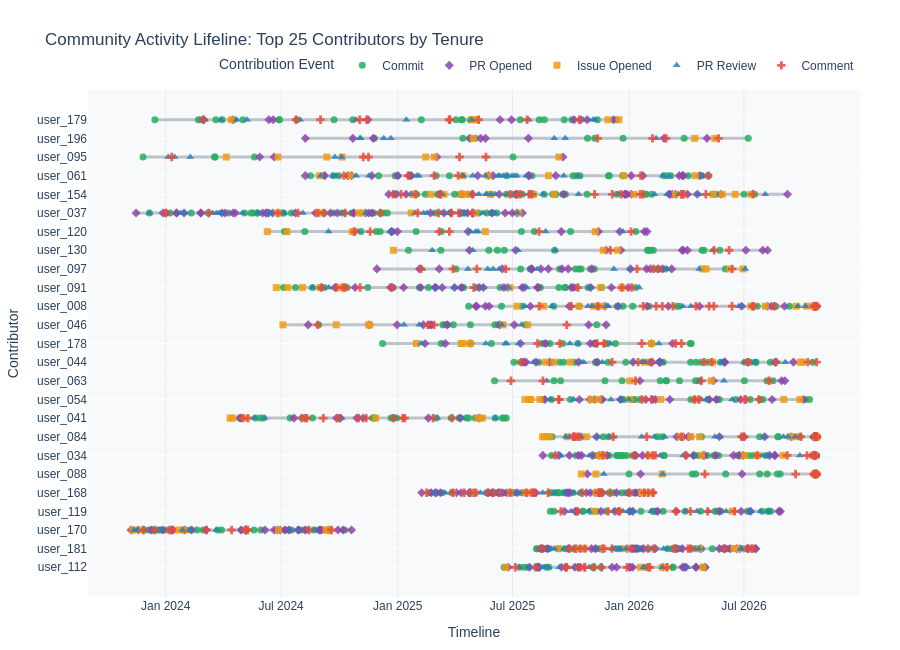

The notebook cell this image was saved under:
### Markdown cell above
## Visualization 4: Stacked Community Activity Lifeline (Gantt View)

Direct implementation of the Gantt activity chart specified by James Kunstle:
* **Y-axis**: Individual contributors ordered by tenure (longest tenure at the top).
* **X-axis**: Project timeline.
* **Horizontal lifeline**: Spanning from a contributor's first contribution $t$ to final contribution $T$.
* **Event Markers**: Individual actions plotted along the timeline with color coding:
  * Issue Opened (`#E5A93C`)
  * Pull Request Opened (`#8E44AD`)
  * Code Review (`#2980B9`)
  * Discussion / Comment (`#C0392B`)
  * Commit (`#27AE60`)

### Code cell
def plot_contributor_gantt_activity(df_actions: pd.DataFrame, cntrb_df: pd.DataFrame, top_n: int = 25):
    """
    Renders stacked Gantt timeline of contributor activity with color-coded event markers.
    """
    top_contributors = cntrb_df.sort_values(by="tenure_days", ascending=False).head(top_n).copy()
    top_contributors = top_contributors.sort_values(by="tenure_days", ascending=True)
    selected_ids = top_contributors["cntrb_id"].tolist()
    
    sub_actions = df_actions[df_actions["cntrb_id"].isin(selected_ids)].copy()
    
    fig = go.Figure()
    
    # 1. Add horizontal tenure lines
    for _, row in top_contributors.iterrows():
        fig.add_trace(go.Scatter(
            x=[row["first_contribution"], row["last_contribution"]],
            y=[row["login"], row["login"]],
            mode="lines",
            line=dict(color="#BDC3C7", width=3),
            hoverinfo="skip",
            showlegend=False
        ))
        
    # 2. Add color-coded action scatter markers
    event_colors = {
        "commit": ("Commit", "#27AE60", "circle"),
        "pr_opened": ("PR Opened", "#8E44AD", "diamond"),
        "issue_opened": ("Issue Opened", "#F39C12", "square"),
        "pr_review": ("PR Review", "#2980B9", "triangle-up"),
        "issue_comment": ("Comment", "#E74C3C", "cross"),
        "pr_comment": ("Comment", "#E74C3C", "cross"),
    }
    
    plotted_groups = set()
    
    for action_key, (action_label, color, symbol) in event_colors.items():
        act_subset = sub_actions[sub_actions["action"] == action_key]
        if act_subset.empty:
            continue
            
        show_leg = action_label not in plotted_groups
        plotted_groups.add(action_label)
        
        fig.add_trace(go.Scatter(
            x=act_subset["created_at"],
            y=act_subset["login"],
            mode="markers",
            name=action_label,
            marker=dict(color=color, size=7, symbol=symbol, opacity=0.85),
            legendgroup=action_label,
            showlegend=show_leg,
            hovertemplate="<b>Contributor:</b> %{y}<br><b>Action:</b> " + action_label + "<br><b>Date:</b> %{x|%Y-%m-%d}<extra></extra>"
        ))
        
    fig.update_layout(
        title=f"Community Activity Lifeline: Top {top_n} Contributors by Tenure",
        xaxis=dict(title="Timeline", showgrid=True, gridcolor="rgba(0,0,0,0.06)"),
        yaxis=dict(title="Contributor", tickmode="linear", dtick=1),
        plot_bgcolor="rgba(248, 249, 250, 1)",
        paper_bgcolor="white",
        font=dict(family="Arial, sans-serif", size=12),
        legend=dict(title="Contribution Event", orientation="h", yanchor="bottom", y=1.02, xanchor="right", x=1),
        height=max(600, top_n * 26),
        margin=dict(l=80, r=40, t=90, b=50),
    )
    
    return fig

fig4 = plot_contributor_gantt_activity(df_actions, cntrb_df, top_n=25)
fig4.show()

### Figure 1 — Plotly figure (JSON) as saved in the notebook; plotly's stock layout.template omitted (floating-point values rounded to 4 significant figures; data arrays with more than 128 entries replaced by an {"elided": "..."} marker saying what was removed)
{"data": [{"hoverinfo": "skip", "line": {"color": "#BDC3C7", "width": 3}, "mode": "lines", "showlegend": false, "type": "scatter", "x": ["2025-06-17T15:55:13.374830+00:00", "2026-04-30T22:07:18.884805+00:00"], "y": ["user_112", "user_112"]}, {"hoverinfo": "skip", "line": {"color": "#BDC3C7", "width": 3}, "mode": "lines", "showlegend": false, "type": "scatter", "x": ["2025-08-07T16:17:33.848827+00:00", "2026-07-19T16:07:14.242092+00:00"], "y": ["user_181", "user_181"]}, {"hoverinfo": "skip", "line": {"color": "#BDC3C7", "width": 3}, "mode": "lines", "showlegend": false, "type": "scatter", "x": ["2023-11-07T05:43:55.901756+00:00", "2024-10-20T02:06:04.909519+00:00"], "y": ["user_170", "user_170"]}, {"hoverinfo": "skip", "line": {"color": "#BDC3C7", "width": 3}, "mode": "lines", "showlegend": false, "type": "scatter", "x": ["2025-08-29T16:23:33.623065+00:00", "2026-08-27T13:06:09.701416+00:00"], "y": ["user_119", "user_119"]}, {"hoverinfo": "skip", "line": {"color": "#BDC3C7", "width": 3}, "mode": "lines", "showlegend": false, "type": "scatter", "x": ["2025-02-07T16:58:12.581796+00:00", "2026-02-07T16:49:29.280825+00:00"], "y": ["user_168", "user_168"]}, {"hoverinfo": "skip", "line": {"color": "#BDC3C7", "width": 3}, "mode": "lines", "showlegend": false, "type": "scatter", "x": ["2025-10-17T12:39:32.208181+00:00", "2026-10-24T02:19:02.528953+00:00"], "y": ["user_088", "user_088"]}, {"hoverinfo": "skip", "line": {"color": "#BDC3C7", "width": 3}, "mode": "lines", "showlegend": false, "type": "scatter", "x": ["2025-08-17T20:52:20.586629+00:00", "2026-10-23T12:50:08.911390+00:00"], "y": ["user_034", "user_034"]}, {"hoverinfo": "skip", "line": {"color": "#BDC3C7", "width": 3}, "mode": "lines", "showlegend": false, "type": "scatter", "x": ["2025-08-17T12:00:59.200266+00:00", "2026-10-24T06:39:48.473696+00:00"], "y": ["user_084", "user_084"]}, {"hoverinfo": "skip", "line": {"color": "#BDC3C7", "width": 3}, "mode": "lines", "showlegend": false, "type": "scatter", "x": ["2024-04-11T12:40:57.431034+00:00", "2025-06-21T04:22:08.725250+00:00"], "y": ["user_041", "user_041"]}, {"hoverinfo": "skip", "line": {"color": "#BDC3C7", "width": 3}, "mode": "lines", "showlegend": false, "type": "scatter", "x": ["2025-07-20T14:29:29.881117+00:00", "2026-10-12T11:01:47.279691+00:00"], "y": ["user_054", "user_054"]}, {"hoverinfo": "skip", "line": {"color": "#BDC3C7", "width": 3}, "mode": "lines", "showlegend": false, "type": "scatter", "x": ["2025-06-02T15:00:13.571359+00:00", "2026-09-03T18:13:55.348522+00:00"], "y": ["user_063", "user_063"]}, {"hoverinfo": "skip", "line": {"color": "#BDC3C7", "width": 3}, "mode": "lines", "showlegend": false, "type": "scatter", "x": ["2025-07-03T04:22:13.196609+00:00", "2026-10-23T14:20:15.046410+00:00"], "y": ["user_044", "user_044"]}, {"hoverinfo": "skip", "line": {"color": "#BDC3C7", "width": 3}, "mode": "lines", "showlegend": false, "type": "scatter", "x": ["2024-12-08T00:45:10.267573+00:00", "2026-04-08T22:40:34.283740+00:00"], "y": ["user_178", "user_178"]}, {"hoverinfo": "skip", "line": {"color": "#BDC3C7", "width": 3}, "mode": "lines", "showlegend": false, "type": "scatter", "x": ["2024-07-03T21:21:16.774016+00:00", "2025-11-25T16:18:32.762572+00:00"], "y": ["user_046", "user_046"]}, {"hoverinfo": "skip", "line": {"color": "#BDC3C7", "width": 3}, "mode": "lines", "showlegend": false, "type": "scatter", "x": ["2025-04-22T20:50:07.569471+00:00", "2026-10-24T01:35:36.410607+00:00"], "y": ["user_008", "user_008"]}, {"hoverinfo": "skip", "line": {"color": "#BDC3C7", "width": 3}, "mode": "lines", "showlegend": false, "type": "scatter", "x": ["2024-06-23T09:28:05.924878+00:00", "2026-01-16T21:15:40.936508+00:00"], "y": ["user_091", "user_091"]}, {"hoverinfo": "skip", "line": {"color": "#BDC3C7", "width": 3}, "mode": "lines", "showlegend": false, "type": "scatter", "x": ["2024-11-29T01:32:17.042533+00:00", "2026-07-03T00:41:27.419610+00:00"], "y": ["user_097", "user_097"]}, {"hoverinfo": "skip", "line": {"color": "#BDC3C7", "width": 3}, "mode": "lines", "showlegend": false, "type": "scatter", "x": ["2024-12-25T01:02:40.032313+00:00", "2026-08-07T06:03:53.544740+00:00"], "y": ["user_130", "user_130"]}, {"hoverinfo": "skip", "line": {"color": "#BDC3C7", "width": 3}, "mode": "lines", "showlegend": false, "type": "scatter", "x": ["2024-06-09T04:50:10.527289+00:00", "2026-01-29T02:53:50.247546+00:00"], "y": ["user_120", "user_120"]}, {"hoverinfo": "skip", "line": {"color": "#BDC3C7", "width": 3}, "mode": "lines", "showlegend": false, "type": "scatter", "x": ["2023-11-15T07:01:15.401462+00:00", "2025-07-16T18:15:34.090726+00:00"], "y": ["user_037", "user_037"]}, {"hoverinfo": "skip", "line": {"color": "#BDC3C7", "width": 3}, "mode": "lines", "showlegend": false, "type": "scatter", "x": ["2024-12-17T17:02:33.297897+00:00", "2026-09-07T17:24:24.300506+00:00"], "y": ["user_154", "user_154"]}, {"hoverinfo": "skip", "line": {"color": "#BDC3C7", "width": 3}, "mode": "lines", "showlegend": false, "type": "scatter", "x": ["2024-08-08T02:14:12.900778+00:00", "2026-05-06T06:45:08.511470+00:00"], "y": ["user_061", "user_061"]}, {"hoverinfo": "skip", "line": {"color": "#BDC3C7", "width": 3}, "mode": "lines", "showlegend": false, "type": "scatter", "x": ["2023-11-26T05:29:57.243374+00:00", "2025-09-18T16:26:46.276910+00:00"], "y": ["user_095", "user_095"]}, {"hoverinfo": "skip", "line": {"color": "#BDC3C7", "width": 3}, "mode": "lines", "showlegend": false, "type": "scatter", "x": ["2024-08-08T05:26:49.165100+00:00", "2026-07-07T20:28:39.766344+00:00"], "y": ["user_196", "user_196"]}, {"hoverinfo": "skip", "line": {"color": "#BDC3C7", "width": 3}, "mode": "lines", "showlegend": false, "type": "scatter", "x": ["2023-12-14T21:04:35.622896+00:00", "2025-12-15T19:53:28.183905+00:00"], "y": ["user_179", "user_179"]}, {"hovertemplate": "<b>Contributor:</b> %{y}<br><b>Action:</b> Commit<br><b>Date:</b> %{x|%Y-%m-%d}<extra></extra>", "legendgroup": "Commit", "marker": {"color": "#27AE60", "opacity": 0.85, "size": 7, "symbol": "circle"}, "mode": "markers", "name": "Commit", "showlegend": true, "type": "scatter", "x": {"elided": "552 str values"}, "y": {"elided": "552 str values"}}, {"hovertemplate": "<b>Contributor:</b> %{y}<br><b>Action:</b> PR Opened<br><b>Date:</b> %{x|%Y-%m-%d}<extra></extra>", "legendgroup": "PR Opened", "marker": {"color": "#8E44AD", "opacity": 0.85, "size": 7, "symbol": "diamond"}, "mode": "markers", "name": "PR Opened", "showlegend": true, "type": "scatter", "x": {"elided": "441 str values"}, "y": {"elided": "441 str values"}}, {"hovertemplate": "<b>Contributor:</b> %{y}<br><b>Action:</b> Issue Opened<br><b>Date:</b> %{x|%Y-%m-%d}<extra></extra>", "legendgroup": "Issue Opened", "marker": {"color": "#F39C12", "opacity": 0.85, "size": 7, "symbol": "square"}, "mode": "markers", "name": "Issue Opened", "showlegend": true, "type": "scatter", "x": {"elided": "180 str values"}, "y": {"elided": "180 str values"}}, {"hovertemplate": "<b>Contributor:</b> %{y}<br><b>Action:</b> PR Review<br><b>Date:</b> %{x|%Y-%m-%d}<extra></extra>", "legendgroup": "PR Review", "marker": {"color": "#2980B9", "opacity": 0.85, "size": 7, "symbol": "triangle-up"}, "mode": "markers", "name": "PR Review", "showlegend": true, "type": "scatter", "x": {"elided": "324 str values"}, "y": {"elided": "324 str values"}}, {"hovertemplate": "<b>Contributor:</b> %{y}<br><b>Action:</b> Comment<br><b>Date:</b> %{x|%Y-%m-%d}<extra></extra>", "legendgroup": "Comment", "marker": {"color": "#E74C3C", "opacity": 0.85, "size": 7, "symbol": "cross"}, "mode": "markers", "name": "Comment", "showlegend": true, "type": "scatter", "x": {"elided": "135 str values"}, "y": {"elided": "135 str values"}}, {"hovertemplate": "<b>Contributor:</b> %{y}<br><b>Action:</b> Comment<br><b>Date:</b> %{x|%Y-%m-%d}<extra></extra>", "legendgroup": "Comment", "marker": {"color": "#E74C3C", "opacity": 0.85, "size": 7, "symbol": "cross"}, "mode": "markers", "name": "Comment", "showlegend": false, "type": "scatter", "x": ["2023-11-26T21:09:49.293228", "2023-12-31T20:00:59.607872", "2024-03-05T09:58:34.608854", "2024-05-06T11:11:40.337728", "2024-05-09T22:39:32.604103", "2024-06-26T02:06:48.219799", "2024-08-02T18:28:57.557460", "2024-08-10T18:20:48.993418", "2024-08-27T20:14:58.550221", "2024-08-28T08:34:53.233541", "2024-09-01T05:23:52.431656", "2024-09-02T13:02:21.686466", "2024-09-06T16:30:57.122029", "2024-09-26T07:44:13.505689", "2024-10-06T10:56:42.164017", "2024-10-08T00:00:41.347109", "2024-10-10T02:50:03.150174", "2024-11-02T00:10:05.190498", "2024-11-02T14:03:41.346675", "2024-11-15T20:39:43.066361", "2024-11-18T09:42:57.849583", "2024-12-04T12:54:22.205095", "2024-12-22T07:03:23.253852", "2024-12-24T21:03:09.768799", "2025-01-06T06:45:59.112633", "2025-01-11T21:39:35.651339", "2025-02-01T14:43:08.044349", "2025-02-27T03:46:06.594379", "2025-03-06T07:07:01.495910", "2025-03-08T10:21:14.664374", "2025-03-22T23:13:10.935747", "2025-03-24T08:54:04.468637", "2025-03-26T15:32:59.086714", "2025-03-29T06:22:36.210132", "2025-04-08T08:54:13.553130", "2025-04-28T19:11:52.422734", "2025-05-03T08:17:25.484061", "2025-05-08T12:02:58.358616", "2025-06-10T20:06:04.317755", "2025-07-05T10:03:03.308272", "2025-07-14T22:53:55.769574", "2025-07-22T23:12:03.806524", "2025-07-24T02:53:57.927426", "2025-07-31T09:25:42.581646", "2025-08-06T16:24:14.950411", "2025-08-09T09:43:51.984564", "2025-08-12T00:09:36.908476", "2025-08-26T06:26:59.082315", "2025-09-11T15:37:27.183532", "2025-09-13T09:15:37.585714", "2025-09-24T13:04:20.330642", "2025-09-28T11:42:01.995023", "2025-10-06T13:44:32.682573", "2025-10-11T11:10:19.704144", "2025-10-12T09:29:35.902557", "2025-10-12T20:32:12.513292", "2025-10-15T21:20:07.903508", "2025-10-22T21:26:36.815826", "2025-10-22T23:24:02.469452", "2025-10-23T04:39:14.363548", "2025-11-07T10:14:36.096456", "2025-11-13T02:56:24.863906", "2025-11-18T09:30:37.092013", "2025-11-21T06:40:08.869328", "2025-11-21T22:05:39.273574", "2025-11-22T01:31:30.298311", "2025-12-01T22:26:25.103861", "2025-12-05T02:58:42.455155", "2025-12-06T20:11:47.622764", "2025-12-19T01:32:13.194198", "2025-12-20T17:04:04.342300", "2026-01-01T20:23:11.171291", "2026-01-04T00:50:31.937064", "2026-01-04T23:54:40.925588", "2026-01-13T10:10:12.284305", "2026-01-21T05:38:02.481369", "2026-01-22T02:56:09.264777", "2026-01-23T02:47:20.024566", "2026-01-24T23:56:27.481737", "2026-01-28T16:47:19.084500", "2026-01-29T21:48:07.116019", "2026-01-30T14:06:31.778485", "2026-01-30T21:03:30.069135", "2026-01-30T22:16:26.977926", "2026-02-05T02:00:24.403395", "2026-02-06T20:32:56.653271", "2026-02-07T08:32:00.420664", "2026-02-08T08:12:29.707695", "2026-02-12T15:40:58.044407", "2026-02-15T23:33:04.878309", "2026-02-22T07:29:13.503171", "2026-02-28T08:21:19.939398", "2026-03-01T21:46:23.910621", "2026-03-12T23:26:06.399264", "2026-03-15T15:16:51.849939", "2026-03-24T11:35:11.672356", "2026-03-24T17:37:58.969743", "2026-03-25T04:21:25.615978", "2026-03-28T08:52:13.496260", "2026-04-03T19:48:32.249076", "2026-04-20T23:11:39.706342", "2026-04-24T23:20:41.044593", "2026-05-05T18:01:44.140132", "2026-05-11T04:40:48.229033", "2026-05-15T03:04:14.500319", "2026-06-12T07:32:59.620707", "2026-07-02T03:51:09.922412", "2026-07-07T01:07:45.654245", "2026-07-07T07:02:26.275572", "2026-07-08T01:28:05.626300", "2026-07-14T13:07:56.516798", "2026-07-16T04:02:06.857632", "2026-07-22T01:46:20.806336", "2026-08-17T23:38:35.540446", "2026-10-08T11:02:07.490536", "2026-10-09T17:53:25.024857", "2026-10-18T04:10:29.407863", "2026-10-20T01:31:13.163211", "2026-10-21T01:15:03.063617", "2026-10-21T16:16:13.347418", "2026-10-22T20:55:42.422607", "2026-10-23T14:42:46.504415", "2026-10-23T23:53:04.437844", "2026-10-24T00:16:11.170565", "2026-10-24T01:35:36.410607"], "y": ["user_170", "user_037", "user_170", "user_170", "user_041", "user_037", "user_041", "user_041", "user_046", "user_037", "user_179", "user_091", "user_037", "user_091", "user_091", "user_061", "user_037", "user_179", "user_091", "user_095", "user_120", "user_037", "user_091", "user_041", "user_154", "user_041", "user_037", "user_046", "user_037", "user_154", "user_179", "user_179", "user_037", "user_168", "user_095", "user_037", "user_168", "user_179", "user_168", "user_112", "user_044", "user_168", "user_179", "user_168", "user_112", "user_178", "user_008", "user_168", "user_054", "user_178", "user_046", "user_181", "user_181", "user_119", "user_091", "user_084", "user_181", "user_112", "user_112", "user_181", "user_154", "user_008", "user_168", "user_034", "user_181", "user_178", "user_168", "user_044", "user_084", "user_154", "user_091", "user_168", "user_120", "user_091", "user_097", "user_054", "user_154", "user_008", "user_168", "user_084", "user_034", "user_181", "user_112", "user_168", "user_054", "user_196", "user_034", "user_097", "user_008", "user_097", "user_008", "user_196", "user_112", "user_181", "user_119", "user_084", "user_154", "user_154", "user_154", "user_181", "user_054", "user_063", "user_061", "user_044", "user_130", "user_008", "user_054", "user_044", "user_044", "user_181", "user_008", "user_008", "user_034", "user_008", "user_034", "user_044", "user_034", "user_008", "user_084", "user_084", "user_088", "user_084", "user_084", "user_088", "user_008"]}], "layout": {"font": {"family": "Arial, sans-serif", "size": 12}, "height": 650, "legend": {"orientation": "h", "title": {"text": "Contribution Event"}, "x": 1, "xanchor": "right", "y": 1.02, "yanchor": "bottom"}, "margin": {"b": 50, "l": 80, "r": 40, "t": 90}, "paper_bgcolor": "white", "plot_bgcolor": "rgba(248, 249, 250, 1)", "title": {"text": "Community Activity Lifeline: Top 25 Contributors by Tenure"}, "xaxis": {"gridcolor": "rgba(0,0,0,0.06)", "showgrid": true, "title": {"text": "Timeline"}}, "yaxis": {"dtick": 1, "tickmode": "linear", "title": {"text": "Contributor"}}}}
